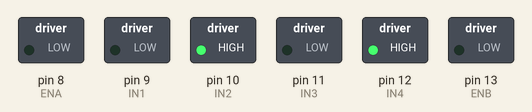
Simulated run of this sketch. Board: Arduino Uno, built with avr-gcc and run on an emulated ATmega328P. On the bench: switched loads named in the sketch (green lamp = pin HIGH).

Above: at 0.1 s.
Timing chart, 0 to 1.6 s (numbered marks = the images above):
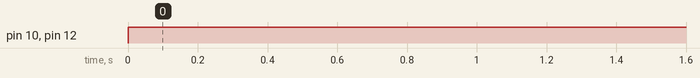

The sketch:

20230904_1.ino
```cpp
#define ENA 8
#define IN1 9
#define IN2 10
#define IN3 11
#define IN4 12
#define ENB 13

void setup()
{
  pinMode(ENA, OUTPUT);
  pinMode(IN1, OUTPUT);
  pinMode(IN2, OUTPUT);
  pinMode(IN3, OUTPUT);
  pinMode(IN4, OUTPUT);
  pinMode(ENB, OUTPUT);

  Serial.begin(115200);
}

void motor_R_control(int motor_speed_r)         //모터 A의 방향(direction)과 속도(speed)제어
{
  if (motor_speed_r >= 0)
    {
      digitalWrite(IN1, LOW);         //모터의 방향 제어
      digitalWrite(IN2, HIGH);
      if(motor_speed_r>=255) motor_speed_r = 255;
      analogWrite(ENB, motor_speed_r); //모터의 속도 제어
    }
    else
    {
      digitalWrite(IN1, HIGH);
      digitalWrite(IN2, LOW);
      if(motor_speed_r<=-255) motor_speed_r = -255;
      analogWrite(ENB, -motor_speed_r);
    }
}

void motor_L_control(int motor_speed_l)     //모터 B의 방향(direction)과 속도(speed)제어
{
    if (motor_speed_l >= 0)
    {
      digitalWrite(IN3, LOW);         //모터의 방향 제어
      digitalWrite(IN4, HIGH);
      if(motor_speed_l>=255) motor_speed_l = 255;
      analogWrite(ENA, motor_speed_l); //모터의 속도 제어
    }
    else
    {
      digitalWrite(IN3, HIGH);
      digitalWrite(IN4, LOW);
      if(motor_speed_l<=-255) motor_speed_l = -255;
      analogWrite(ENA, -motor_speed_l);
    }
}

void loop()
{
  int motor_speed_R = 50;
  int motor_speed_L = 50;

  motor_R_control(motor_speed_R);
  motor_L_control(motor_speed_L);

}
```

Measured:
- by itself, pin 10 (IN2), pin 12 (IN4): LOW → HIGH at 0.00 s
